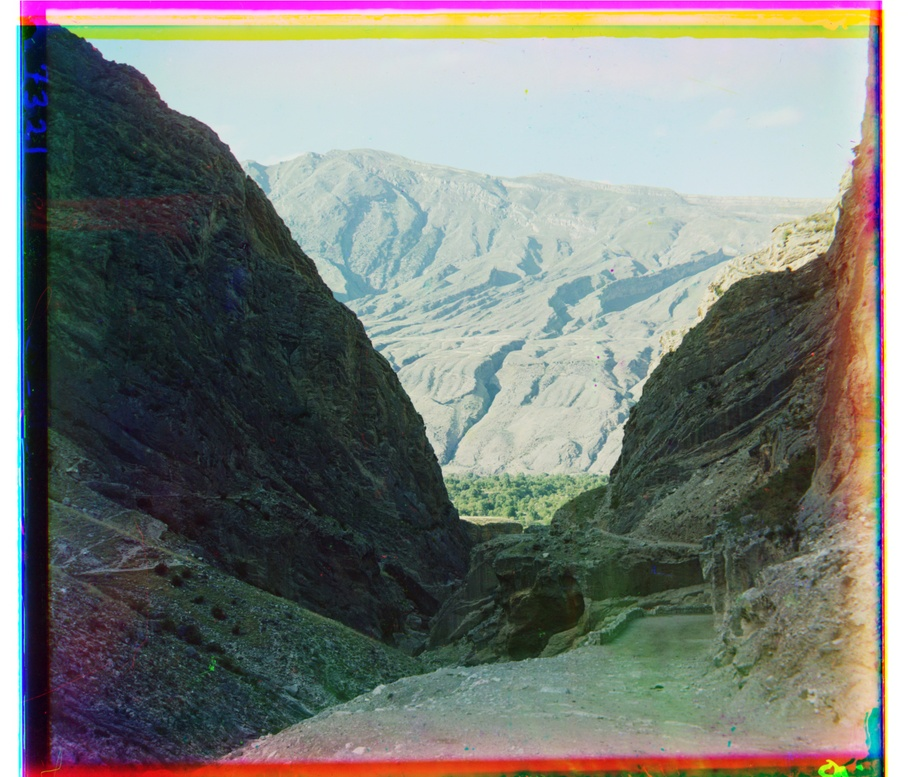
#> input picture p1/out/sample3/mountain.jpg, 908 x 777 px, shrunk from 3695 x 3159 before the run
$ python p1-post.py   (older library calls are emulated)
#> lines starting #> are read from the running program, lines starting #| are printed output that depends on the picture
# NOTE: IM A CS180 STUDENT NOT CS280 SO BELLS + WHISTLES ARE OPTIONAL.
# got external help for this section.

from pathlib import Path

import cv2
import numpy as np


def autocrop_frame(im):
    im = cv2.cvtColor(im, cv2.COLOR_BGR2GRAY)
    gx = np.abs(cv2.Sobel(im, cv2.CV_32F, 1, 0, ksize=3))
    gy = np.abs(cv2.Sobel(im, cv2.CV_32F, 0, 1, ksize=3))
    h, w = im.shape
    vs = gx.mean(axis=0)
    hs = gy.mean(axis=1)
    sx = int(w * 0.2)
    sy = int(h * 0.2)
    l = np.argmax(vs[:sx])
    r = w - sx + np.argmax(vs[w-sx:])
    t = np.argmax(hs[:sy])
    b = h - sy + np.argmax(hs[h-sy:])
    p = 10
    l += w//p
    r -= w//p
    t += h//p
    b -= h//p
    return t, b, l, r


def expand_chs(im, disjoint=True):
    if disjoint:
        chs = cv2.split(im)
        new_chs = []
        for ch in chs:
            new_chs.append(expand_ch(ch))
        return cv2.merge(new_chs)
    else:
        return expand_ch(im)


def expand_ch(ch):
    a = np.percentile(ch, 3)
    b = np.percentile(ch, 97)
    ch = (ch - a) / (b - a)
    return np.clip(ch, 0, 1)


def awb(im, useWhite=True):
    if useWhite:
        white = np.percentile(im, 99, axis=(0, 1))
        scale = white.max() / (white + 1e-8)
        return np.clip(im * scale, 0, 1)
    # else, use gray as the norm
    else:
        mean_rgb = im.mean(axis=(0, 1))
        gray = mean_rgb.mean()
        scale = gray / (mean_rgb + 1e-8)
        return np.clip(im * scale, 0, 1)


def gmma(im, g=0.8):
    return np.clip(im, 0, 1) ** g


def claher(im, clipLimit=1.2):
    im = (np.clip(im, 0, 1) * 255).astype(np.uint8)
    lab = cv2.cvtColor(im, cv2.COLOR_BGR2LAB)
    l, a, b = cv2.split(lab)
    clahe = cv2.createCLAHE(
        clipLimit=clipLimit,
        tileGridSize=(8, 8)
    )
    l = clahe.apply(l)
    lab = cv2.merge([l, a, b])
    res = cv2.cvtColor(lab, cv2.COLOR_LAB2BGR)
    return res.astype(np.float32) / 255


def unsharp(im, sigma=1.5, amount=0.7):
    blurred = cv2.GaussianBlur(im, (0, 0), sigma)
    sharpened = cv2.addWeighted(
        im, 1 + amount,
        blurred, -amount,
        0
    )
    return sharpened


def sat(im, f=1.1):
    im = (np.clip(im, 0, 1) * 255).astype(np.uint8)
    hsv = cv2.cvtColor(im, cv2.COLOR_BGR2HSV).astype(np.float32)
    hsv[:, :, 1] *= f
    hsv[:, :, 1] = np.clip(hsv[:, :, 1], 0, 255)
    out = cv2.cvtColor(
        hsv.astype(np.uint8),
        cv2.COLOR_HSV2BGR
    )
    return out.astype(np.float32) / 255


def vibrance(im, amount=0.20):
    hsv = cv2.cvtColor(im, cv2.COLOR_BGR2HSV)
    s = hsv[:, :, 1]
    boost = amount * (1.0 - s)
    s = s * (1.0 + boost)
    hsv[:, :, 1] = np.clip(s, 0, 1)
    return cv2.cvtColor(
        hsv,
        cv2.COLOR_HSV2BGR
    )


def color_transfer(src, ref):
    def match_channel(src, ref):
        src_values, src_indices, src_counts = np.unique(
            src.ravel(),
            return_inverse=True,
            return_counts=True
        )
        ref_values, ref_counts = np.unique(
            ref.ravel(),
            return_counts=True
        )
        src_cdf = np.cumsum(src_counts).astype(np.float64)
        src_cdf /= src_cdf[-1]
        ref_cdf = np.cumsum(ref_counts).astype(np.float64)
        ref_cdf /= ref_cdf[-1]
        matched_values = np.interp(
            src_cdf,
            ref_cdf,
            ref_values
        )
        return matched_values[src_indices].reshape(src.shape)

    res = np.zeros_like(src, dtype=np.float32)
    for c in range(3):
        res[:, :, c] = match_channel(
            src[:, :, c],
            ref[:, :, c]
        )
    return np.clip(res, 0, 1)


def lab_color_transfer(src, ref):
    src = (src * 255).astype(np.uint8)
    ref = (ref * 255).astype(np.uint8)
    src_lab = cv2.cvtColor(src, cv2.COLOR_BGR2LAB)
    ref_lab = cv2.cvtColor(ref, cv2.COLOR_BGR2LAB)
    src_lab = src_lab.astype(np.float32) / 255.0
    ref_lab = ref_lab.astype(np.float32) / 255.0
    res = color_transfer(
        src_lab,
        ref_lab
    )
    res = (res * 255).astype(np.uint8)
    return (
        cv2.cvtColor(res, cv2.COLOR_LAB2BGR)
        .astype(np.float32) / 255.0
    )


DIR = Path(__file__).resolve().parent
IN_PATH = DIR / "out" / "sample3" / "mountain.jpg"
OUT_PATH = DIR / "out" / "test"
im = cv2.imread(IN_PATH)
#> im is the input picture: shape (777, 908, 3); mean B, G, R 119.5, 124.5, 121.6
print("input image:", IN_PATH, im.shape, im.dtype)
#| input image: p1/out/sample3/mountain.jpg (777, 908, 3) uint8

# cvt to floats
im = im.astype(np.float32)/255

# auto crop
if True:
    t, b, l, r = autocrop_frame(im)
#> in autocrop_frame, `gy = np.abs(cv2.Sobel(im, cv2.CV_32F, 0, 1, ksize=3))`:
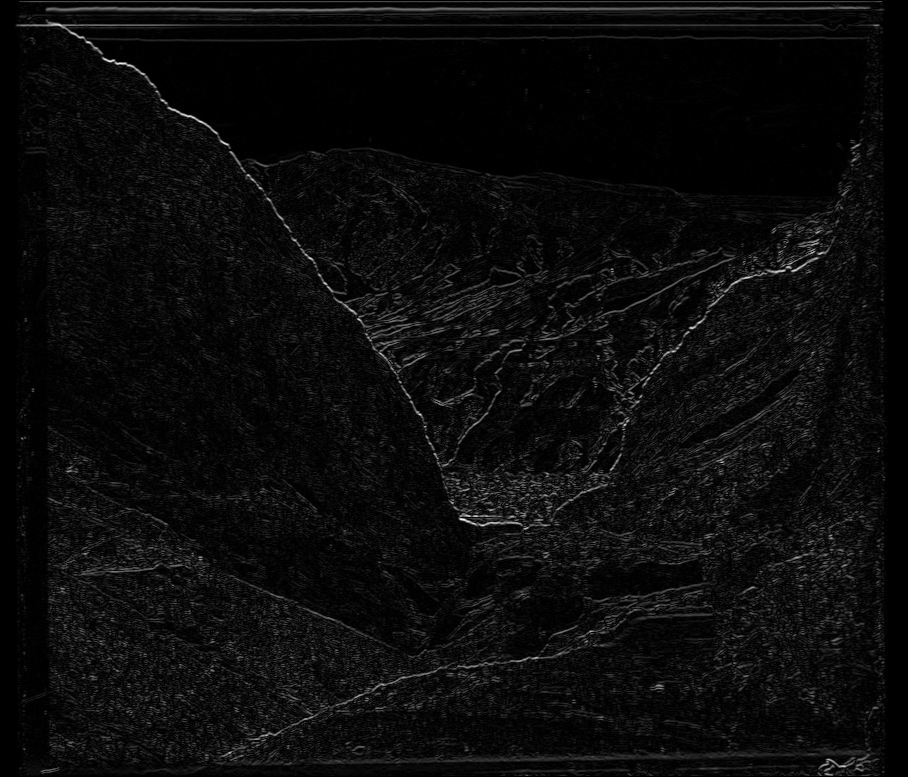
#> gy: shape (777, 908) float32; min 0, max 2.39, mean 0.112; drawn with min black and max white
#> in autocrop_frame, `vs = gx.mean(axis=0)`: vs = 908 values, max 1.49 at index 20, min 0 at index 0, mean 0.11
#> in autocrop_frame, `hs = gy.mean(axis=1)`: hs = 777 values, max 0.762 at index 8, min 0 at index 0, mean 0.112
#> in autocrop_frame, `l = np.argmax(vs[:sx])`: l = 20
#> in autocrop_frame, `r = w - sx + np.argmax(vs[w-sx:])`: r = 884
#> in autocrop_frame, `t = np.argmax(hs[:sy])`: t = 8
#> in autocrop_frame, `b = h - sy + np.argmax(hs[h-sy:])`: b = 759
#> in autocrop_frame, `l += w//p`: l = 110
#> in autocrop_frame, `r -= w//p`: r = 794
#> in autocrop_frame, `t += h//p`: t = 85
#> in autocrop_frame, `b -= h//p`: b = 682
#> t = 85; b = 682; l = 110; r = 794
    im = im[t:b, l:r]
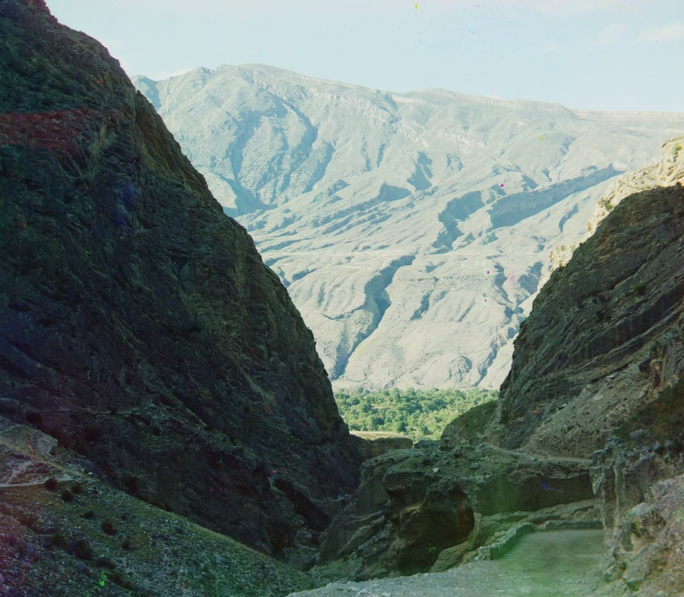
#> im: shape (597, 684, 3) float32; mean B, G, R 0.437, 0.456, 0.405
    im_out = (im*255).astype(np.uint8)
    cv2.imwrite(OUT_PATH / "crop5.jpg", im_out)


# expand channels
if True:
    im = expand_chs(im, disjoint=True)
#> the loop in expand_chs, `for ch in chs:` made 3 passes
#> (a in expand_ch, b in expand_ch) on passes 1 to 3: (0.106, 0.906), (0.098, 0.886), (0.0784, 0.831)
#> pass 1, in expand_ch, `ch = (ch - a) / (b - a)`:
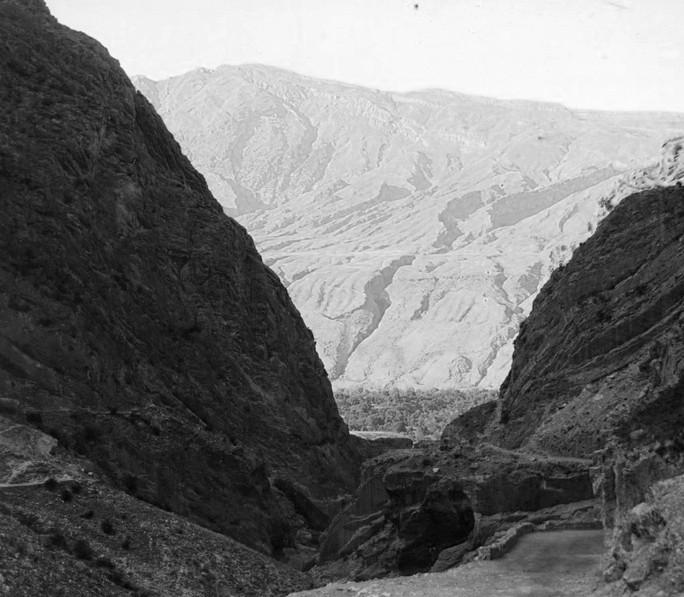
#> ch: shape (597, 684) float32; min -0.098, max 1.03, mean 0.414; drawn with min black and max white
#> after the loop in expand_chs, `for ch in chs:`: new_chs = 3 items
    im_out = (im*255).astype(np.uint8)
    # cv2.imwrite(OUT_PATH / "expand_ch.jpg", im_out)

# AWB
if False:
    im = awb(im, useWhite=True)
    im_out = (im*255).astype(np.uint8)
    # cv2.imwrite(OUT_PATH / "awb.jpg", im_out)

# add detail
if True:
    im = claher(im, clipLimit=3)
#> in claher, `lab = cv2.cvtColor(im, cv2.COLOR_BGR2LAB)`: lab: shape (597, 684, 3); mean of channels 0, 1, 2 115.4, 124.1, 132.9
#> in claher, `lab = cv2.merge([l, a, b])`: lab: shape (597, 684, 3); mean of channels 0, 1, 2 128.2, 124.1, 132.9
    # im = unsharp_mask(im)
    im_out = (im*255).astype(np.uint8)
    # [33 lines of commented-out code are left out]
if True:
    im2 = cv2.imread(DIR / "out" / "test" /
                     "ex.jpg").astype(np.float32)/255
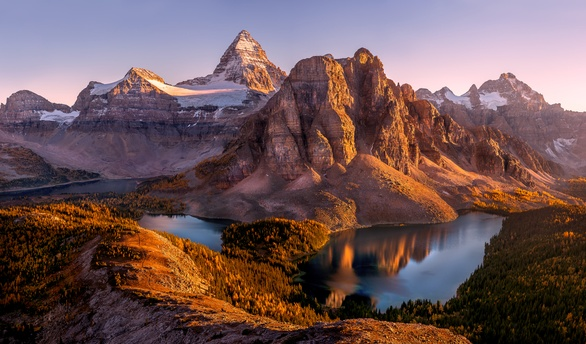
#> input picture p1/out/test/ex.jpg, 586 x 344 px, shrunk from 2383 x 1400 before the run
    # im = histogram_color_transfer(src=im, ref=im2)
    im = lab_color_transfer(src=im, ref=im2)
#> in lab_color_transfer, ref is the input picture: shape (344, 586, 3); mean B, G, R 87.2, 85.9, 110.7
#> in lab_color_transfer, `src_lab = cv2.cvtColor(src, cv2.COLOR_BGR2LAB)`: src_lab: shape (597, 684, 3); mean of channels 0, 1, 2 128.2, 124.1, 132.9
#> in lab_color_transfer, `ref_lab = cv2.cvtColor(ref, cv2.COLOR_BGR2LAB)`: ref_lab: shape (344, 586, 3); mean of channels 0, 1, 2 97.8, 140, 131.7
#> in lab_color_transfer, `src_lab = src_lab.astype(np.float32) / 255.0`: src_lab: shape (597, 684, 3) float32; mean of channels 0, 1, 2 0.503, 0.486, 0.521
#> in lab_color_transfer, `ref_lab = ref_lab.astype(np.float32) / 255.0`: ref_lab: shape (344, 586, 3) float32; mean of channels 0, 1, 2 0.383, 0.549, 0.516
#> after the loop in color_transfer, `for c in range(3):`: res: shape (597, 684, 3) float32; mean of channels 0, 1, 2 0.385, 0.551, 0.52
#> in lab_color_transfer, `res = (res * 255).astype(np.uint8)`: res: shape (597, 684, 3); mean of channels 0, 1, 2 97.6, 140, 132.1
    im = vibrance(im, 0.5)
#> in vibrance, `hsv = cv2.cvtColor(im, cv2.COLOR_BGR2HSV)`: hsv: shape (597, 684, 3) float32; mean H, S, V 191.7, 0.5, 0.5
#> in vibrance, `boost = amount * (1.0 - s)`:
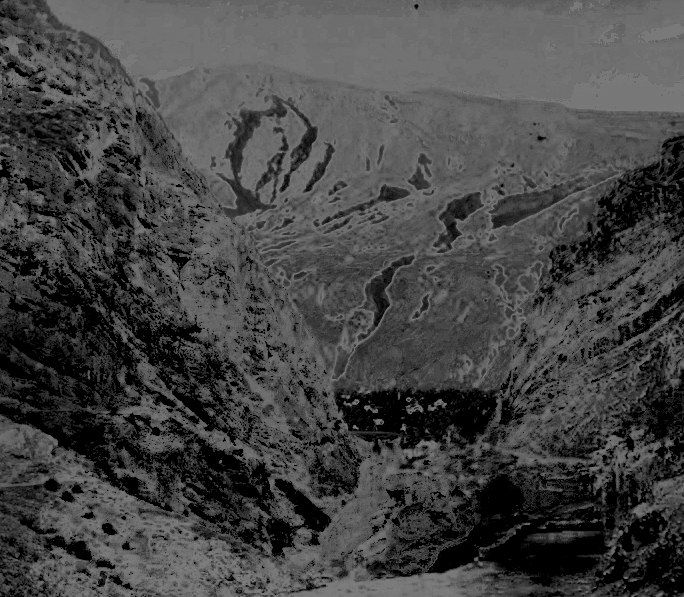
#> boost: shape (597, 684) float32; min 8.94e-08, max 0.5, mean 0.271
#> in vibrance, `s = s * (1.0 + boost)`:
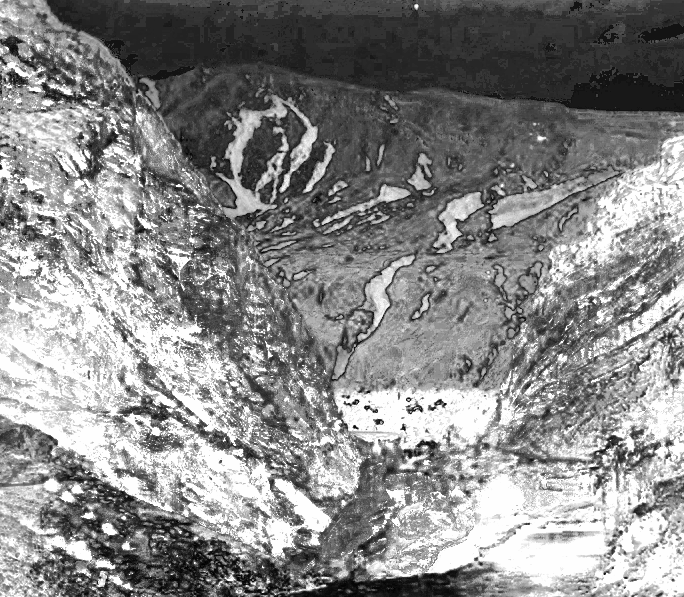
#> s: shape (597, 684) float32; min 0, max 1, mean 0.537
#> in vibrance, `hsv[:, :, 1] = np.clip(s, 0, 1)`: hsv: shape (597, 684, 3) float32; mean H, S, V 191.7, 0.5, 0.5
#> in vibrance, `return cv2.cvtColor( hsv, cv2.COLOR_HSV2BGR )`:
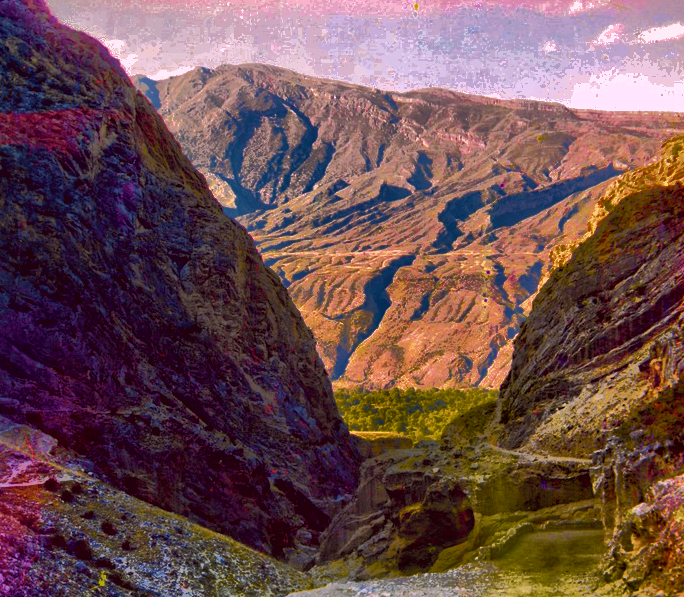
#> returned value: shape (597, 684, 3) float32; mean B, G, R 0.313, 0.309, 0.434
    # im = awb(im, useWhite=False)
    im_out = (im*255).astype(np.uint8)
    cv2.imwrite(OUT_PATH / "transfer5.jpg", im_out,
                [int(cv2.IMWRITE_JPEG_QUALITY), 99])
